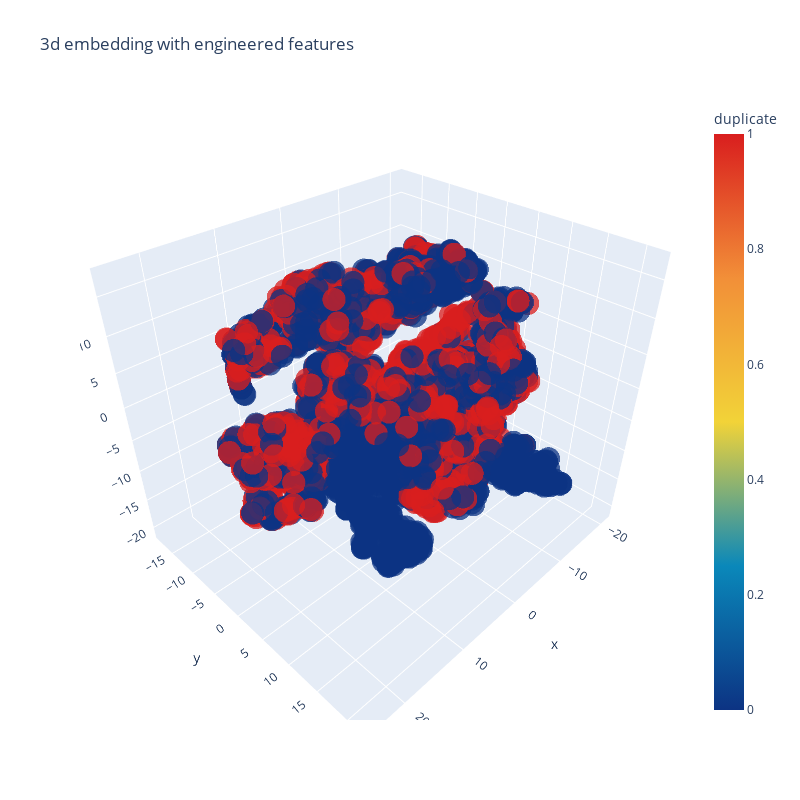

The notebook cell this image was saved under:
### Code cell
configure_plotly_browser_state()

trace1 = go.Scatter3d(
    x=tsne_3d[:,0],
    y=tsne_3d[:,1],
    z=tsne_3d[:,2],
    mode='markers',
    marker=dict(
        sizemode='diameter',
        color = y,
        colorscale = 'Portland',
        colorbar = dict(title = 'duplicate'),
        line=dict(color='rgb(255, 255, 255)'),
        opacity=0.75
    )
)

data=[trace1]
layout=dict(height=800, width=800, title='3d embedding with engineered features')
fig=dict(data=data, layout=layout)
py.iplot(fig, filename='3DBubble')

### Figure 1 — Plotly figure (JSON) as saved in the notebook; plotly's stock layout.template omitted (floating-point values rounded to 4 significant figures; data arrays with more than 128 entries replaced by an {"elided": "..."} marker saying what was removed)
{"data": [{"marker": {"color": {"elided": "5000 int values"}, "colorbar": {"title": {"text": "duplicate"}}, "colorscale": [[0, "rgb(12,51,131)"], [0.25, "rgb(10,136,186)"], [0.5, "rgb(242,211,56)"], [0.75, "rgb(242,143,56)"], [1, "rgb(217,30,30)"]], "line": {"color": "rgb(255, 255, 255)"}, "opacity": 0.75, "sizemode": "diameter"}, "mode": "markers", "type": "scatter3d", "x": {"elided": "5000 float values"}, "y": {"elided": "5000 float values"}, "z": {"elided": "5000 float values"}}], "layout": {"height": 800, "title": {"text": "3d embedding with engineered features"}, "width": 800}}
